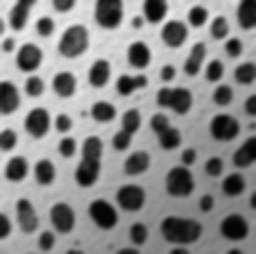
#> input picture Aula3/Images/Cells.bmp, 256 x 254 px
$ python -i ImageSegmentation.py   (imports and definitions only)
#> lines starting #> are read from the running program, lines starting #| are printed output that depends on the picture; after the words box and inside, x2 and y2 are one past the last pixel; in counts of white or black regions, pixels touching at a corner belong together
#> further down, picture is the input picture: shape (254, 256, 3); min 2, max 240, mean 130.9

import cv2 as cv
import numpy as np
from matplotlib import pyplot as plt
import imageForms as iF

#DLL TO CALL C#
import sys
import clr
#DLL import
sys.path.insert(1,r"D:\\joaom\\Documents\\Mestrado\\TAPDI\\TAPDI\\Aula3\\GPL_LIB\\")
# [1 line not run here, left out]
#from GPL_LIB import GPL_Lib


def GetConnectedComponents(img):
    """
    Connected Components segmentation
    :param img: input image (BGR)
    :return: outputs image with contours
    """
    # prepare image for CC
    imgGray = cv.cvtColor(img, cv.COLOR_BGR2GRAY)
    retVal,img_thresh = cv.threshold(imgGray,0,255,cv.THRESH_OTSU+cv.THRESH_BINARY)
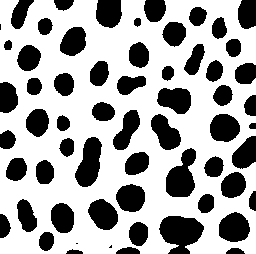
#> img_thresh: shape (254, 256); 65.3% white; 61 black regions (3 under 20 px), largest, box (x1, y1, x2, y2) and area: (159, 216, 204, 254) 1171, (166, 148, 196, 197) 954, (75, 137, 102, 187) 888
#> retVal = 113

    #CC
    retVal, labels = cv.connectedComponents(img_thresh)
#> retVal = 2

    labels_uint8 = np.uint8(labels+1)
#> labels_uint8: shape (254, 256); values 1 (black) and 2 (white), 65.3% white; 61 black regions (3 under 20 px)

    # Find contours
    contours, hierarchy = cv.findContours(img_thresh, cv.RETR_TREE, cv.CHAIN_APPROX_SIMPLE)
#> contours = 44 contours, 2 with area under 20; largest, box (x1, y1, x2, y2) and area: (0, 0, 256, 254) 58650, (165, 147, 197, 198) 1018, (74, 136, 103, 188) 946, (218, 211, 251, 243) 764, (156, 87, 192, 115) 722
    # Draw contours
    for i in range(len(contours)):
        color = (0,0,0)
        cv.drawContours(labels_uint8, contours, i, color, 1, cv.LINE_8, hierarchy, 0)
#> this loop made 44 passes
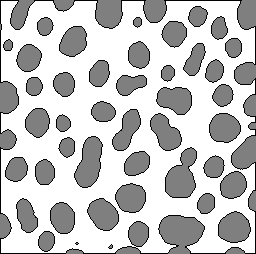
#> labels_uint8: shape (254, 256); min 0, max 2, mean 1.52; drawn with min black and max white

    return labels_uint8

# [79 lines left out: functions GetWatershedFromMarks, GetWatershedByImmersion, GPLSegmentation, Kmeans_Clustering, not called in this run]

>>> import cv2
>>> picture = cv2.imread('Images/Cells.bmp')
>>> result = GetConnectedComponents(picture)

$ run again, on Aula3/Images/rice_non_uniform.bmp
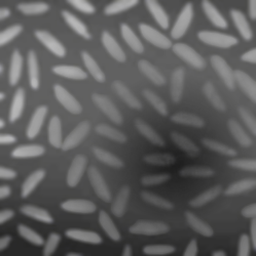
#> input picture Aula3/Images/rice_non_uniform.bmp, 256 x 256 px
#> picture is the input picture: shape (256, 256, 3); mean B, G, R 93.2, 93.1, 93.1
#> in GetConnectedComponents, `retVal,img_thresh = cv.threshold(imgGray,0,255,cv.THRESH_OTSU+cv.THRES..`:
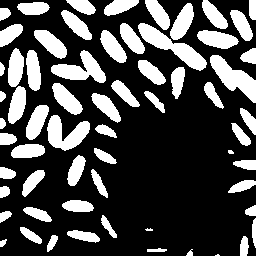
#> img_thresh: shape (256, 256); 28.5% white; 63 white regions (2 under 20 px)
#> in GetConnectedComponents, `retVal,img_thresh = cv.threshold(imgGray,0,255,cv.THRESH_OTSU+cv.THRES..`: retVal = 104
#> labels: shape (256, 256) int32; 64 distinct labels, from 0 to 63
#> in GetConnectedComponents, `retVal, labels = cv.connectedComponents(img_thresh)`: retVal = 64
#> contours = 63 contours, 4 with area under 20; largest, box (x1, y1, x2, y2) and area: (138, 23, 207, 71) 980, (210, 55, 256, 103) 894, (51, 50, 106, 83) 792, (47, 115, 90, 151) 784, (197, 30, 239, 49) 487
#> the loop in GetConnectedComponents, `for i in range(len(contours)):` made 63 passes
#> after the loop in GetConnectedComponents, `for i in range(len(contours)):`:
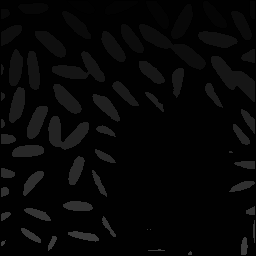
#> labels_uint8: shape (256, 256); min 0, max 63, mean 6.4

$ run again, on Aula3/Images/peppers.jpg
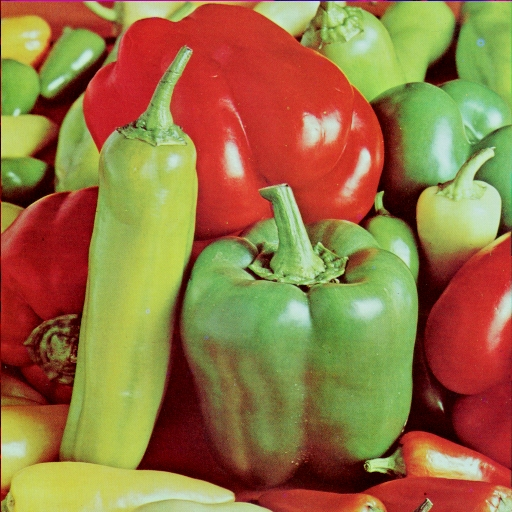
#> input picture Aula3/Images/peppers.jpg, 512 x 512 px
#> picture is the input picture: shape (512, 512, 3); mean B, G, R 66.7, 115.6, 149.8
#> in GetConnectedComponents, `retVal,img_thresh = cv.threshold(imgGray,0,255,cv.THRESH_OTSU+cv.THRES..`:
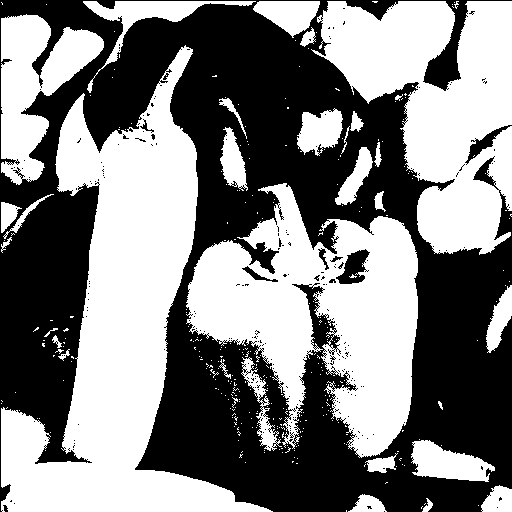
#> img_thresh: shape (512, 512); 50.6% white; 245 black regions (235 under 20 px)
#> in GetConnectedComponents, `retVal,img_thresh = cv.threshold(imgGray,0,255,cv.THRESH_OTSU+cv.THRES..`: retVal = 119
#> labels: shape (512, 512) int32; 320 distinct labels, from 0 to 319
#> in GetConnectedComponents, `retVal, labels = cv.connectedComponents(img_thresh)`: retVal = 320
#> contours = 1096 contours, 1051 with area under 20; largest, box (x1, y1, x2, y2) and area: (1, 45, 273, 512) 46444, (186, 183, 418, 458) 33644, (311, 1, 512, 255) 28394, (1, 14, 104, 185) 8362, (83, 1, 256, 93) 2126
#> after the loop in GetConnectedComponents, `for i in range(len(contours)):`:
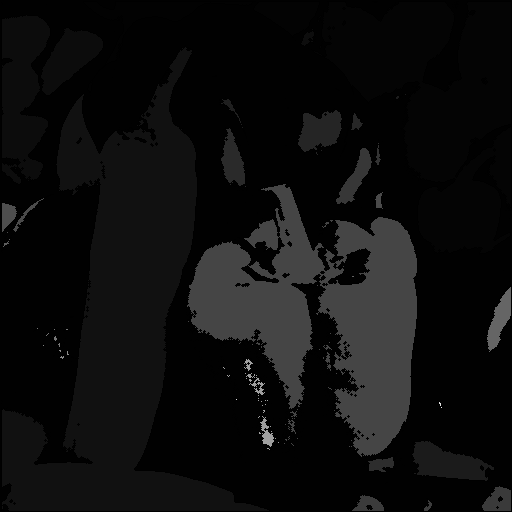
#> labels_uint8: shape (512, 512); min 0, max 224, mean 13.6
